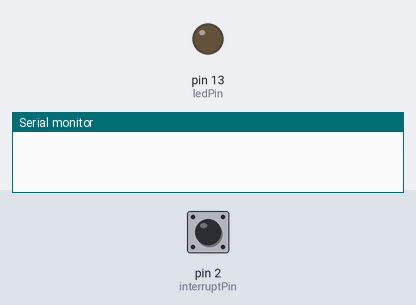
The sketch below on a simulated Arduino Uno, built with avr-gcc and run on an emulated ATmega328P. Shown: output pins drawn as LEDs (lit = HIGH), the last lines printed to the serial monitor. The test bench sets the inputs (shaded band); at power-on: pin 2 (interruptPin) HIGH.

Above: at 1.2 s.
1.3 s: pin 2 (interruptPin) pulled LOW for 0.15 s
At 2.0 s:
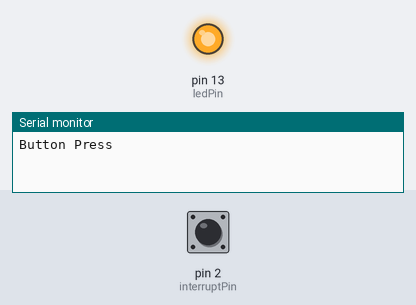
2.9 s: pin 2 (interruptPin) pulled LOW for 1 s
At 3.2 s:
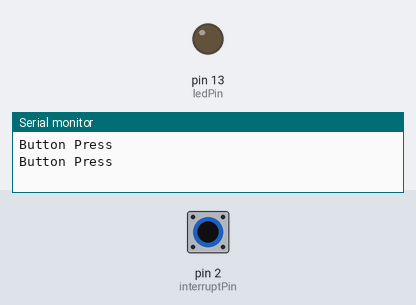
5.4 s: pin 2 (interruptPin) pulled LOW for 3.2 s
At 6.3 s:
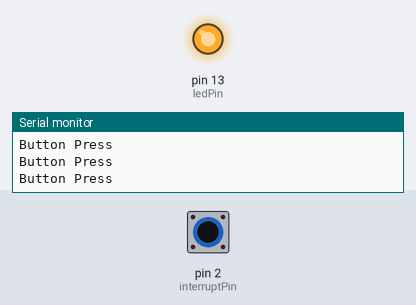
Timing chart, 0 to 8.4 s (numbered marks = the images above; inputs shaded):
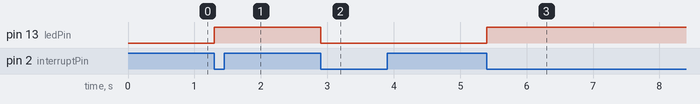

The sketch:

TaskM1-2P.ino
```cpp
const byte ledPin = 13;
const byte interruptPin = 2;
volatile byte state = LOW;

void setup() {
  pinMode(ledPin, OUTPUT);
  pinMode(interruptPin, INPUT_PULLUP);
  attachInterrupt(digitalPinToInterrupt(interruptPin), blink1, FALLING);
  Serial.begin(9600);
}

void loop() {
  digitalWrite(ledPin, state);
}

void blink1() {
  state = !state;
  Serial.println("Button Press");
}
```

Measured:
- after the input at 1.3 s, pin 13 (ledPin): LOW → HIGH at once
- after the input at 2.9 s, pin 13 (ledPin): HIGH → LOW at once
- after the input at 5.4 s, pin 13 (ledPin): LOW → HIGH at once
